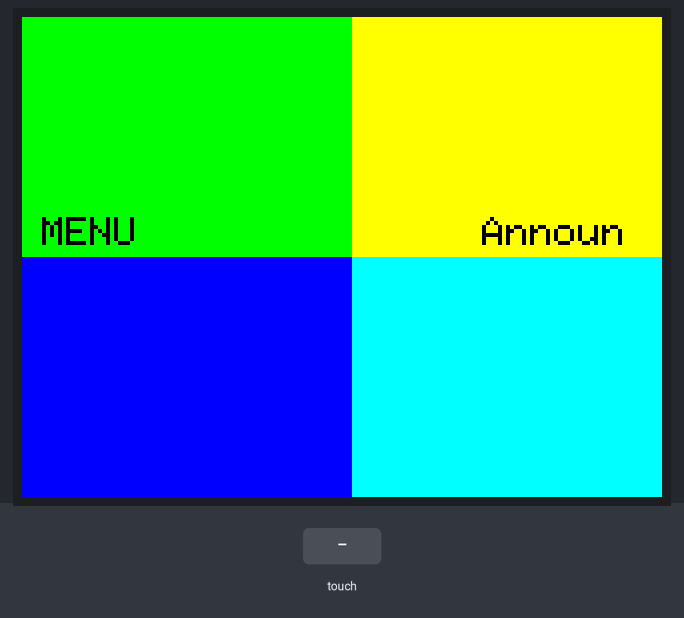
Recording of a sketch running on a simulated ESP32. Parts: 320×240 colour display. The test bench sets the inputs (shaded band). What the sketch prints to the serial monitor is not drawn.

Above: at 1.5 s.
1.6 s: touch panel pressed at 62 % / 90 % of its raw x / y range
At 3.5 s:
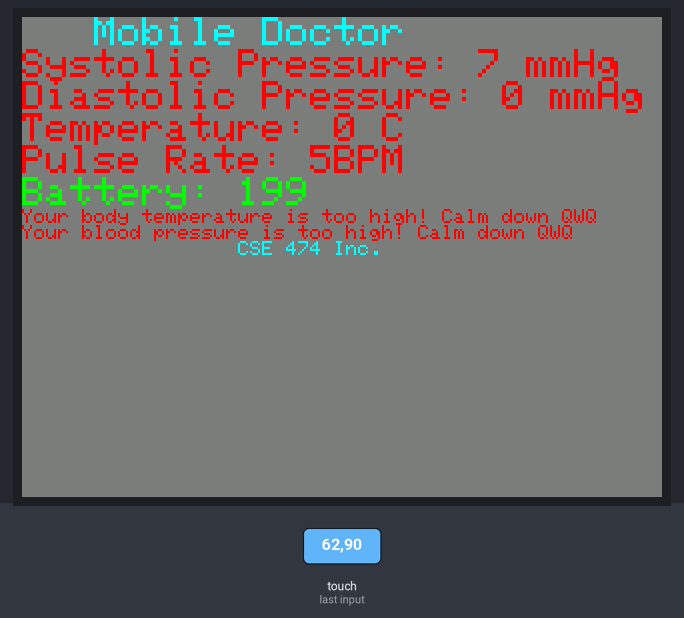
5.6 s: touch panel pressed at 13 % / 10 % of its raw x / y range
At 7.3 s:
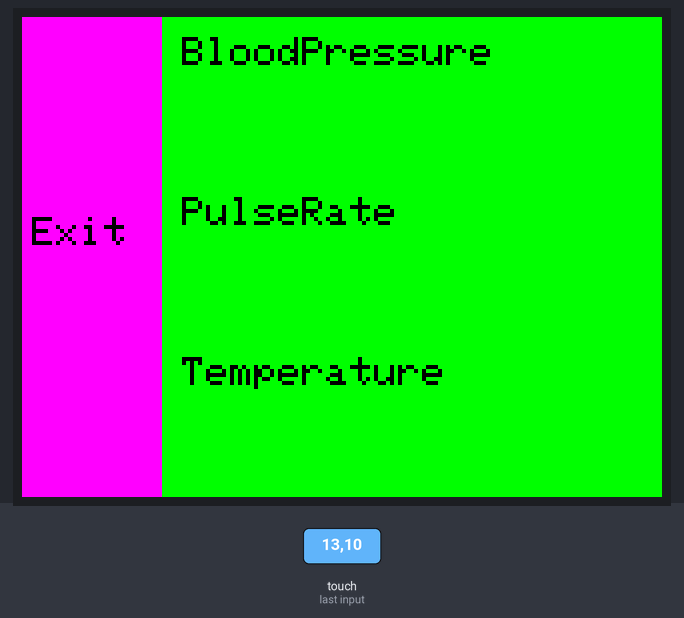
8.0 s: touch panel pressed at 38 % / 10 % of its raw x / y range
At 10.9 s:
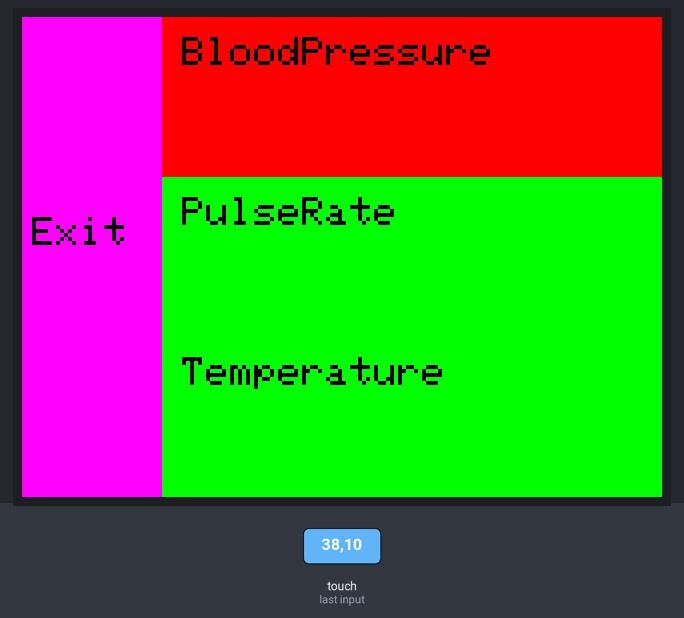
11.8 s: touch panel pressed at 62 % / 10 % of its raw x / y range
At 15.2 s:
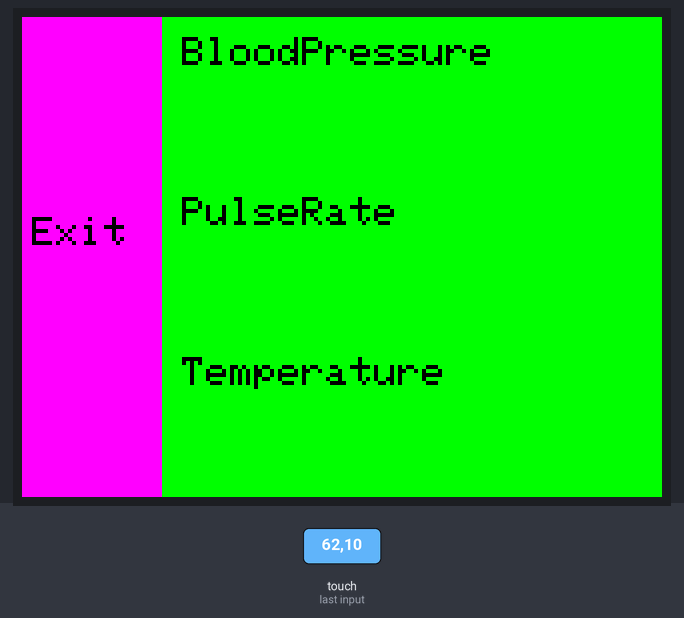
15.8 s: touch panel pressed at 13 % / 30 % of its raw x / y range
At 19.1 s:
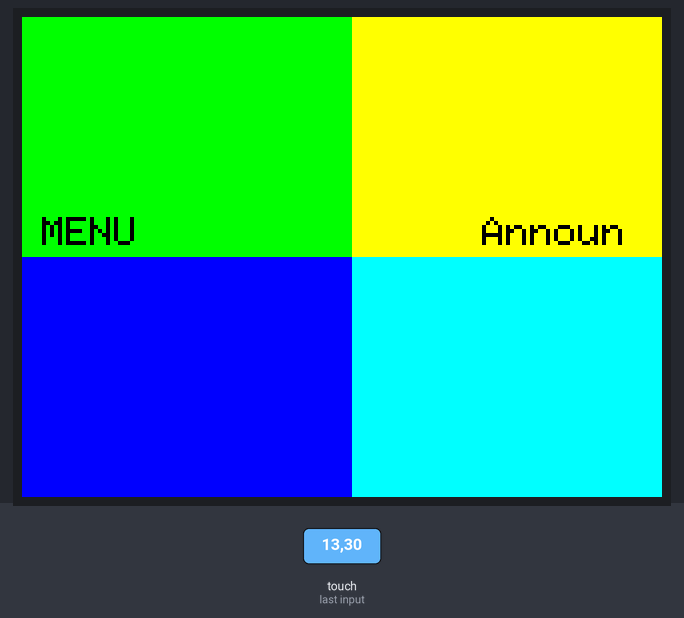
19.8 s: touch panel pressed at 38 % / 30 % of its raw x / y range
At 21.8 s:
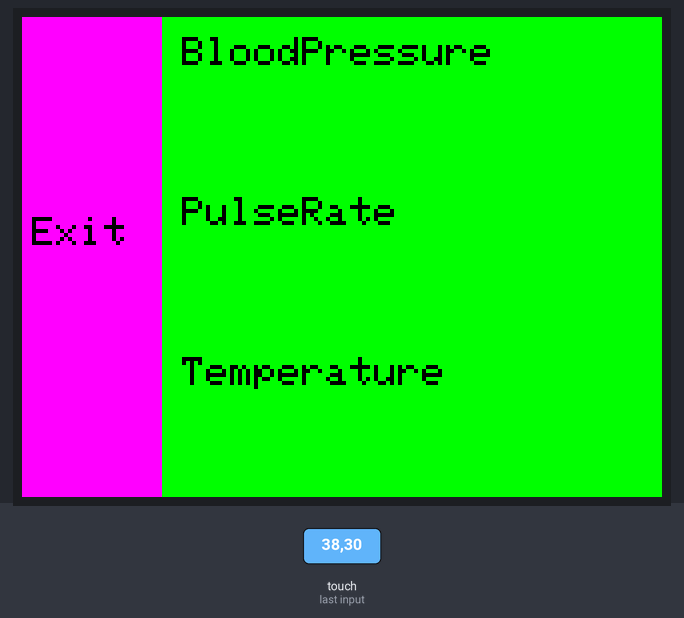
Timing chart, 0 to 23.0 s (numbered marks = the images above; inputs shaded):
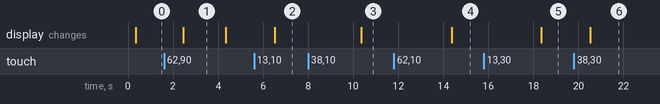

The sketch:

mega_code.ino
```cpp
// #include <Elegoo_GFX.h>    // Core graphics library
// #include <Elegoo_TFTLCD.h> // Hardware-specific library
#include "tcb.h"
#include "task.h"

// initialization started!
// initialize raw values
//unsigned int temperatureRaw = 30;
//    // there're problem of initial value of temp!
//unsigned int systolicPressRaw = 80;
//unsigned int diastolicPressRaw = 80;
//unsigned int pulseRateRaw = 70;
////initialize corrected values
//unsigned int tempCorrected;
//unsigned int systolicPressCorrected;
//unsigned int diastolicPressCorrected;
//unsigned int pulseRateCorrected;
unsigned int temperatureRawBuf[8]= {30, 0, 0, 0, 0, 0, 0, 0};
unsigned int bloodPressRawBuf[16]= {80, 80, 0, 0, 0, 0, 0, 0, 0, 0, 0, 0, 0, 0, 0, 0};
unsigned int pulseRateRawBuf[8] = {70, 0, 0, 0, 0, 0, 0, 0};

unsigned char tempCorrectedBuf[8]= {28, 0, 0, 0, 0, 0, 0, 0};
unsigned char bloodPressCorrectedBuf[16] = {126, 169, 0, 0, 0, 0, 0, 0, 0, 0, 0, 0, 0, 0, 0, 0};
unsigned char pulseRateCorrectedBuf[8]= {218, 0, 0, 0, 0, 0, 0, 0};

unsigned short batteryState = 200;
unsigned char bpOutOfRange = 0;
unsigned char tempOutOfRange = 0;
unsigned char pulseOutOfRange = 0;
Bool bpHigh = FALSE;
Bool tempHigh = FALSE;
Bool pulseLow = FALSE;

unsigned long time1;
unsigned long time2;

//// initialize raw value pointers
unsigned int* temperatureRawPtrr = temperatureRawBuf;
//unsigned int* systolicPressCorrectedPtrr = &bloodPressCorrectedBuf;
//unsigned int* diastolicPressCorrectedPtrr = &diastolicPressCorrected;
unsigned int* bloodPressRawPtrr = bloodPressRawBuf;
unsigned int* pulseRateRawPtrr = pulseRateRawBuf;
//
////initialize corrected pointers
unsigned char* tempCorrectedPtrr = tempCorrectedBuf;
unsigned char* bloodPressCorrectedPtrr = bloodPressCorrectedBuf;
//unsigned int* systolicPressCorrectedPtrr = &bloodPressCorrectedBuf;
//unsigned int* diastolicPressCorrectedPtrr = &diastolicPressCorrected;
unsigned char* pulseRateCorrectedPtrr = pulseRateCorrectedBuf;
unsigned short* batteryStatePtrr = &batteryState;

//initialize keypad values and pointers
unsigned short measurementSelection = 0;
unsigned short alarmAcknowledge = 0;
unsigned short* measurementSelectionPtr = &measurementSelection;
unsigned short* alarmAcknowledgePtr = &alarmAcknowledge;


// initialize taskQueue and TCBs
//TCB taskQueue;
TCB meas, comp, disp, alar, stat, keyp;
MeasureData meaD;
ComputeData cD;
DisplayData dDa;
WarningAlarmData wAD;
StatusData sD;
KeypadData kD;


void setup() {
    // Initialize the serial connection of 9600 bits per second
    Serial.begin(9600);
    Serial1.begin(4800);
    // Print
    Serial.println(F("TFT LCD test"));


  #ifdef USE_Elegoo_SHIELD_PINOUT
  Serial.println(F("Using Elegoo 2.4\" TFT Arduino Shield Pinout"));
  #else
  Serial.println(F("Using Elegoo 2.4\" TFT Breakout Board Pinout"));
  #endif

  Serial.print("TFT size is "); Serial.print(tft.width()); Serial.print("x"); Serial.println(tft.height());

  tft.reset();

   //Use identifier to make sure tft works
   uint16_t identifier = tft.readID();
   if(identifier == 0x9325) {
    Serial.println(F("Found ILI9325 LCD driver"));
    } else if(identifier == 0x9328) {
    Serial.println(F("Found ILI9328 LCD driver"));
    } else if(identifier == 0x4535) {
    Serial.println(F("Found LGDP4535 LCD driver"));
    }else if(identifier == 0x7575) {
    Serial.println(F("Found HX8347G LCD driver"));
    } else if(identifier == 0x9341) {
    Serial.println(F("Found ILI9341 LCD driver"));
    } else if(identifier == 0x8357) {
    Serial.println(F("Found HX8357D LCD driver"));
    } else if(identifier==0x0101)
    {
      identifier=0x9341;
       Serial.println(F("Found 0x9341 LCD driver"));
  }
  else if(identifier==0x1111)
    {
      identifier=0x9328;
       Serial.println(F("Found 0x9328 LCD driver"));
    }
    else {
    Serial.print(F("Unknown LCD driver chip: "));
    Serial.println(identifier, HEX);
    Serial.println(F("If using the Elegoo 2.8\" TFT Arduino shield, the line:"));
    Serial.println(F("  #define USE_Elegoo_SHIELD_PINOUT"));
    Serial.println(F("should appear in the library header (Elegoo_TFT.h)."));
    Serial.println(F("If using the breakout board, it should NOT be #defined!"));
    Serial.println(F("Also if using the breakout, double-check that all wiring"));
    Serial.println(F("matches the tutorial."));
    identifier=0x9328;

    }
    tft.begin(identifier);
    tft.setRotation(1);

  // Setup the data structs
  meaD = MeasureData{temperatureRawPtrr, bloodPressRawPtrr, pulseRateRawPtrr, measurementSelectionPtr};
  cD = ComputeData{temperatureRawPtrr, bloodPressRawPtrr, pulseRateRawPtrr, tempCorrectedPtrr, bloodPressCorrectedPtrr, pulseRateCorrectedPtrr, measurementSelectionPtr};
  dDa = DisplayData{tempCorrectedPtrr, bloodPressCorrectedPtrr, pulseRateCorrectedPtrr, batteryStatePtrr};
  wAD = WarningAlarmData{temperatureRawPtrr, bloodPressRawPtrr, pulseRateRawPtrr, batteryStatePtrr};
  sD = StatusData{batteryStatePtrr};
  kD = KeypadData{measurementSelectionPtr, alarmAcknowledgePtr};
//
//  meaD = MeasureData{temperatureRawBuf, bloodPressRawBuf, pulseRateRawBuf, measurementSelectionPtr};
//  cD = ComputeData{temperatureRawBuf, bloodPressRawBuf, pulseRateRawBuf, tempCorrectedBuf, bloodPressCorrectedBuf, pulseRateCorrectedBuf, measurementSelectionPtr};
//  dDa = DisplayData{tempCorrectedBuf, bloodPressCorrectedBuf, pulseRateCorrectedBuf, batteryStatePtrr};
//  wAD = WarningAlarmData{temperatureRawBuf, bloodPressRawBuf, pulseRateRawBuf, batteryStatePtrr};
//  sD = StatusData{batteryStatePtrr};
//  kD = KeypadData{measurementSelectionPtr, alarmAcknowledgePtr};
  // Setup the TCBs
  meas = {&Measure, &meaD};
  comp = {&Compute, &cD};
  disp = {&Display, &dDa};
  alar = {&WarningAlarm, &wAD};
  stat = {&Status, &sD};
  keyp = {&Select, &kD};

  // Setup task queue
  insertLast(&meas);
  insertLast(&comp);
  insertLast(&stat);
  insertLast(&alar);
  //insertLast(&keyp);
  time1 = millis();
  // taskQueue[4] = disp;
  run(&keyp);

}


void loop()
{
    //sechdulerTest();
    time2 = millis();
   //  Serial.print(time1);
    //Serial.print(" ");
    //Serial.println(time2);
    if(time2 - time1 > 2000) {
      insertLast(&keyp);
      sechdulerTest();
      deleteNode(&keyp);
      time1 = time2;
    } else {
      // sechdulerTest();
    }


}
```

task.cpp
```cpp
/*
 * task.cpp
 *
 *  Created on: May 9, 2019
 *      Author: xinyu
 */

// #include "task.h"

// task::task() {
// 	// TODO Auto-generated constructor stub

// }

// task::~task() {
// 	// TODO Auto-generated destructor stub
// }
```

task.h
```cpp
/*
 * task.h
 *
 *  Created on: May 9, 2019
 *      Author: xinyu
 */

#include <stdio.h>
#include <string.h>
#include <stdlib.h>
#include <stdbool.h>
#include "tcb.h"


// struct node {
//    TCB data;

//    struct node *next;
//    struct node *prev;
// };


bool isEmpty() {
   return front == NULL;
}

void insertLast(TCB* node) {

   //create a link
   //TCB* link = (TCB*) malloc(sizeof(TCB));

   //link->data = data;

   if(isEmpty()) {
      //make it the last link
    front = node;
      back = node;
   } else {
      //make link a new last link
      back->next = node;

      //mark old last node as prev of new link
      node->prev = back;
    back = node;
   }

   return;
}

//delete given item

TCB* deleteNode(TCB* node) {
  //start from the first link
     TCB* current = front;
     TCB* previous = NULL;

     //if list is empty
     if(front == NULL) {
        return NULL;
     }

     //navigate through list
     while(current != node) {
        //if it is last node

        if(current->next == NULL) {
           return NULL;
        } else {
           //store reference to current link
           previous = current;

           //move to next link
           current = current->next;
        }
     }

     //found a match, update the link
     if(current == front) {
        //change first to point to next link
        front = front->next;
     } else {
        //bypass the current link
        current->prev->next = current->next;
     }

     if(current == back) {
        //change last to point to prev link
        back = current->prev;
     } else {
        current->next->prev = current->prev;
     }

     return current;
}
```

tcb.h
```cpp
#ifndef STRUCTDEF
#define STRUCTDEF
#include <Elegoo_GFX.h>    // Core graphics library
#include <Elegoo_TFTLCD.h> // Hardware-specific library
#include <TouchScreen.h> // TouchScreen library
// April 23th by Kaiser Sun
// May 8th modified by Kaiser Sun, add touch screen


// pin assignments for TFT
// The control pins for the LCD can be assigned to any digital or
// analog pins...but we'll use the analog pins as this allows us to
// double up the pins with the touch screen (see the TFT paint example).
#define LCD_CS A3 // Chip Select goes to Analog 3
#define LCD_CD A2 // Command/Data goes to Analog 2
#define LCD_WR A1 // LCD Write goes to Analog 1
#define LCD_RD A0 // LCD Read goes to Analog 0

#define LCD_RESET A4 // Can alternately just connect to Arduino's reset pin

#define BLACK   0x0000
#define GREY    0x7BEF
#define BLUE    0x001F
#define RED     0xF800
#define GREEN   0x07E0
#define CYAN    0x07FF
#define MAGENTA 0xF81F
#define YELLOW  0xFFE0
#define WHITE   0xFFFF

// touch screen settings
#define YP A2  // must be an analog pin, use "An" notation!
#define XM A3  // must be an analog pin, use "An" notation!
#define YM 8   // can be a digital pin
#define XP 9   // can be a digital pin

//Touch For New ILI9341 TP
#define TS_MINX 70
#define TS_MAXX 920

#define TS_MINY 120
#define TS_MAXY 900
// We have a status line for like, is FONA working
#define STATUS_X 65
#define STATUS_Y 10

// Set up bound for pressure
#define MINPRESSURE 5
#define MAXPRESSURE 1000

// Macro for location on screen
#define MENU(x, y) (y > 0) && (y < 240) && (x > 0) && (x < 165)
#define ANN(x, y) (y > 0) && (y < 240) && (x > 165) && (x < 330)
#define QUIT1(x, y) (y > 0) && (y < 240) && (x > 0) && (x < 70)
#define T(x, y) (x < 330) && (x > 70) && (y < 240) && (y > 160)
#define BP(x, y) (x < 330) && (x > 70) && (y < 80) && (y > 0)
#define PR(x, y) (x < 330) && (x > 70) && (y < 160) && (y > 80)
#define QUIT2(x, y) (x > 0) && (x < 330) && (y > 180) && (y < 240)
Elegoo_TFTLCD tft(LCD_CS, LCD_CD, LCD_WR, LCD_RD, LCD_RESET);
TouchScreen ts = TouchScreen(XP, YP, XM, YM, 300);


// Define bool tyoe
enum myBool {FALSE = 0, TRUE = 1};
typedef enum myBool Bool;

// Declare TCB
// typedef struct
// {
//     void (*myTask)(void*);
//     void* taskDataPtr;

// } TCB;

struct MyStruct
{
void (*myTask)(void*);
void* taskDataPtr;
struct MyStruct* next;
struct MyStruct* prev;
};
typedef struct MyStruct TCB;

//this link always point to first Link
TCB* front = NULL;

//this link always point to last Link
TCB* back = NULL;
void insertLast(TCB* node);
TCB* deleteNode(TCB* node);

// Declare the functions
    void Measure(void* dataPtr);
    void Compute(void* dataPtr);
    void Status(void* dataPtr);
    void WarningAlarm(void* dataPtr);
    void Display(void* dataPtr);
    void Scheduler(TCB* taskQueue);
    void sechdulerTest(TCB* taskQ);
typedef struct
{
    unsigned int* temperatureRawBuf;
    unsigned int* bloodPressRawBuf;
    unsigned int* pulseRateRawBuf;
    unsigned short* measurementSelectionPtr;
} MeasureData;

typedef struct
{
    unsigned int* temperatureRawBuf;
    unsigned int* bloodPressRawBuf;
    unsigned int* pulseRateRawBuf;
    unsigned char* tempCorrectedBuf;
    unsigned char* bloodPressCorrectedBuf;
    unsigned char* prCorrectedBuf;
    unsigned short* measurementSelectionPtr;
} ComputeData;

typedef struct
{
    unsigned short* batteryStatePtr;
} StatusData;

typedef struct
{
  unsigned char* tempCorrectedBuf;
  unsigned char* bloodPressCorrectedBuf;
  unsigned char* prCorrectedBuf;
  unsigned short* batteryStatePtr;
} DisplayData;

typedef struct
{
    unsigned int* temperatureRawBuf;
    unsigned int* bloodPressRawBuf;
    unsigned int* pulseRateRawBuf;
    unsigned short* batteryStatePtr;
} WarningAlarmData;

//typedef struct
//{
//    unsigned int* temperatureRawPtr;
//    unsigned int* systolicPressRawPtr;
//    unsigned int* diastolicPressRawPtr;
//    unsigned int* pulseRateRawPtr;
//} MeasureData;
//
//typedef struct
//{
//    unsigned int* temperatureRawPtr;
//    unsigned int* systolicPressRawPtr;
//    unsigned int* diastolicPressRawPtr;
//    unsigned int* pulseRateRawPtr;
//    unsigned int* tempCorrectedPtr;
//    unsigned int* sysPressCorrectedPtr;
//    unsigned int* diasCorrectedPtr;
//    unsigned int* prCorrectedPtr;
//} ComputeData;
//
//typedef struct
//{
//    unsigned short* batteryStatePtr;
//} StatusData;
//
//typedef struct
//{
//  unsigned int* tempCorrectedPtr;
//  unsigned int* sysPressCorrectedPtr;
//  unsigned int* diastolicPressCorrectedPtr;
//  unsigned int* pulseRateCorrectedPtr;
//  unsigned short* batteryStatePtr;
//} DisplayData;
//
//typedef struct
//{
//    unsigned int* temperatureRawPtr;
//    unsigned int* systolicPressRawPtr;
//    unsigned int* diastolicPressRawPtr;
//    unsigned int* pulseRateRawPtr;
//    unsigned short* batteryStatePtr;
//} WarningAlarmData;
//
typedef struct
{
    unsigned short* measurementSelectionPtr;
    unsigned short* alarmAcknowledgePtr;
} KeypadData;


// typedef struct
// {

// } SchedulerData;

// unsigned char bpOutOfRange = 0;
// unsigned char tempOutOfRange = 0;
// unsigned char pulseOutOfRange = 0;
// Bool bpHigh = FALSE;
// Bool tempHigh = FALSE;
// Bool pulseLow = FALSE;


# endif
```

Source omitted: functions.ino (15978 bytes)

Measured:
- after the input at 1.6 s, the display: changes after 0.86 s (image 1)
- after the input at 5.6 s, the display: changes after 0.92 s (image 2)
- after the input at 8.0 s, the display: changes after 2.4 s (image 3)
- after the input at 11.8 s, the display: changes after 2.6 s (image 4)
- after the input at 15.8 s, the display: changes after 2.6 s (image 5)
- after the input at 19.8 s, the display: changes after 0.72 s (image 6)
- what the display in image 1 shows lasts 1.9 s, from 2.5 s to 4.4 s
